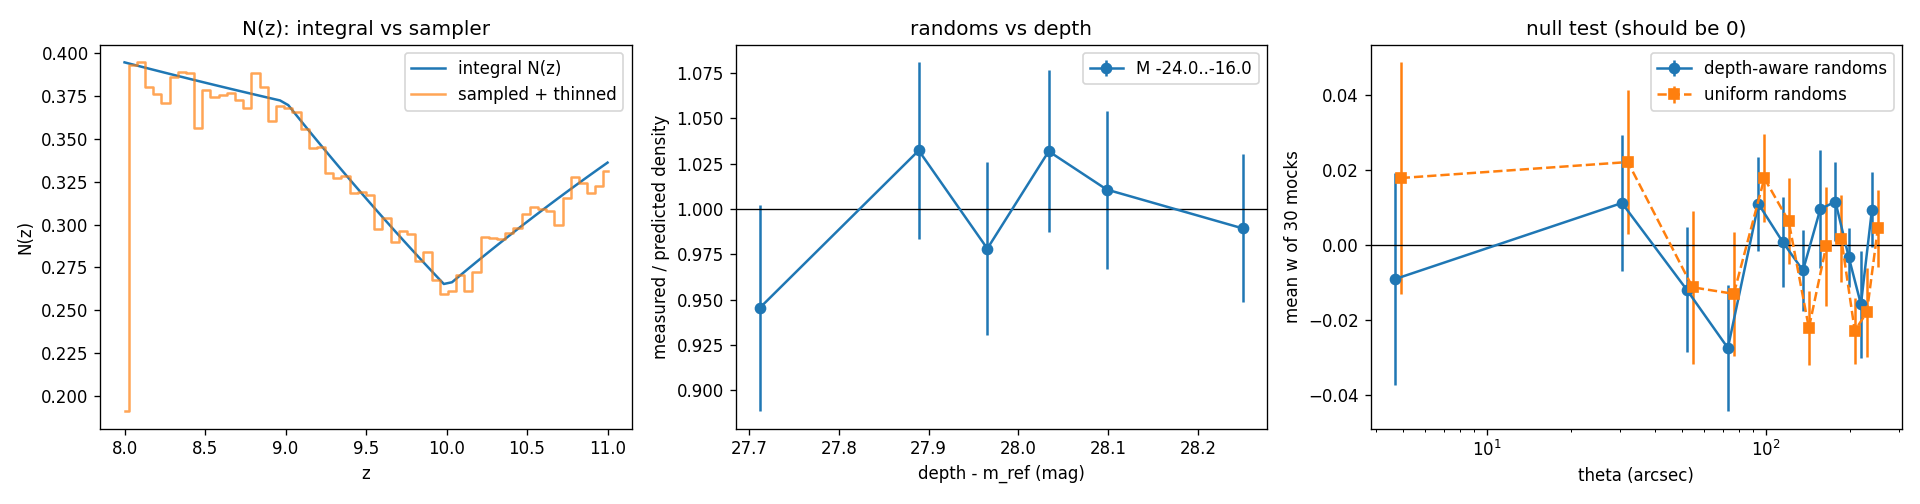

Recreate this plot in Python.
"""
check_pipeline.py -- tests every module with YOUR inputs and prints PASS / WARN / FAIL.

Run from the code directory (next to run_pipeline.py):
    python check_pipeline.py parameters.yaml              # everything
    python check_pipeline.py parameters.yaml --skip-full  # skip the full run_pipeline test (faster)

Sections
  1 config and files        5 random catalogue sanity
  2 maps (depth, mask)      6 depth modulation of the randoms
  3 C(M, z) and LF          7 data vs randoms
  4 sampler vs integral     8 null test with the estimator (mock data -> w should be 0)
                            9 full run_pipeline on a temporary copy of the config
"""
import sys
import copy
import shutil
from pathlib import Path

import numpy as np
import pandas as pd
import yaml
from astropy.io import fits
from astropy.wcs import WCS
from astropy.wcs.utils import proj_plane_pixel_scales
from astropy.cosmology import FlatLambdaCDM
from scipy.stats import ks_2samp

import run_pipeline as rp
from depth_aware_randoms import make_zM_sampler, make_randoms_cells
from nz_integral import nz_from_integral

trap = getattr(np, "trapezoid", None) or np.trapz
PROJECT_DIR = rp.PROJECT_DIR
results, S = [], {}          # S holds everything the sections share


def check(name, ok, detail="", level="FAIL"):
    status = "PASS" if ok else level
    results.append(status)
    print(f"[{status}] {name}   {detail}")
    return ok


def info(name, detail=""):
    print(f"[INFO] {name}   {detail}")


def run(title, fn, *args):
    print(f"\n=== {title} ===")
    try:
        out = fn(*args)
        return True if out is None else out
    except Exception as e:                                  # keep going, report the crash
        check(f"{title}: crashed", False, f"{type(e).__name__}: {e}")
        return False


def area_ok(ix, iy):
    """Pixels where a random could be placed (same idea the pipeline uses)."""
    ok = np.isfinite(S["depth"][iy, ix])
    if S["valid"] is not None:
        ok &= S["valid"][iy, ix]
    if S["segm"] is not None:
        ok &= S["segm"][iy, ix] == 0
    return ok


def uniform_positions(m, rng):
    ny, nx = S["depth"].shape
    xs, ys, n = [], [], 0
    while n < m:
        x, y = rng.uniform(-0.5, nx - 0.5, 200_000), rng.uniform(-0.5, ny - 0.5, 200_000)
        ok = area_ok(np.floor(x + 0.5).astype(int), np.floor(y + 0.5).astype(int))
        xs.append(x[ok]); ys.append(y[ok]); n += ok.sum()
    return np.concatenate(xs)[:m], np.concatenate(ys)[:m]


def make_cells(targets, seed):
    inj = S["inj"]
    return make_randoms_cells(
        S["depth"], S["z_grid"], S["M_grid"], S["C"], S["phi"], S["m_ref"], S["M_edges"], targets,
        seed=seed, chunk=inj["chunk"], max_chunks=inj["max_chunks"], valid=S["valid"], segm=S["segm"],
        r_eff_values=S["r_eff"], padding=inj["stamp_padding"], cosmo=S["cosmo"])


# ------------------------------------------------------------------ 1 config
def sec_config(cfg_path):
    raw = yaml.safe_load(open(cfg_path))
    cfg = copy.deepcopy(raw)
    S["raw"] = raw
    paths, survey, inj, sel = cfg["paths"], cfg["survey"], cfg["injection"], cfg["selection"]
    z_drop = survey["z_drop"]
    for k, v in paths.items():
        if isinstance(v, str):
            paths[k] = PROJECT_DIR / v.format(z_drop=z_drop)
    footprint = inj["blending_check"] == "footprint"
    need = ["wcs_file", "real_catalog", "depth_map", "completeness"] + \
           (["segm_map", "radius_catalog"] if footprint else ["valid_mask"])
    ok = True
    for k in need:
        exists = paths.get(k) is not None and Path(paths[k]).exists()
        ok &= check(f"file exists: {k}", exists, str(paths.get(k)))
    ok &= check("selection.lf is filled in", all(v is not None for v in sel["lf"].values()))
    bins = [tuple(b) for b in inj["M_UV_bins"]]
    ok &= check("M_UV_bins are contiguous", all(a[1] == b[0] for a, b in zip(bins[:-1], bins[1:])))
    lo, hi = inj["M_UV_range"]
    check("M_UV_bins lie inside M_UV_range", bins[0][0] >= lo and bins[-1][1] <= hi, f"{bins[0][0]}..{bins[-1][1]}")
    check("z_min < z_drop < z_max", sel["z_min"] < z_drop < sel["z_max"], f"{sel['z_min']} < {z_drop} < {sel['z_max']}")
    S.update(cfg=cfg, paths=paths, survey=survey, inj=inj, sel=sel, z_drop=z_drop, footprint=footprint,
             bins=bins, M_edges=[bins[0][0]] + [b[1] for b in bins], m_ref=sel["m_ref"],
             cosmo=FlatLambdaCDM(H0=cfg["cosmology"]["H0"], Om0=cfg["cosmology"]["Om0"]))
    return ok


# ------------------------------------------------------------------ 2 maps
def sec_maps():
    paths, sel, inj = S["paths"], S["sel"], S["inj"]
    hdr = fits.getheader(paths["wcs_file"], "SCI")
    S["wcs"] = WCS(hdr)
    S["depth"] = depth = fits.getdata(paths["depth_map"]).astype(np.float32)
    ny, nx = depth.shape
    check("depth map shape = WCS image shape", depth.shape == (hdr["NAXIS2"], hdr["NAXIS1"]),
          f"{depth.shape} vs {(hdr['NAXIS2'], hdr['NAXIS1'])}")
    mref = fits.getheader(paths["depth_map"]).get("MREF")
    check("MREF in depth header equals selection.m_ref", mref is not None and abs(mref - sel["m_ref"]) < 1e-6,
          f"header {mref}, yaml {sel['m_ref']}")

    S["valid"] = S["segm"] = None
    if S["footprint"]:
        S["segm"] = fits.getdata(paths["segm_map"])
        check("segmentation map shape = depth map shape", S["segm"].shape == depth.shape)
        S["r_eff"] = rp.load_radius_distributions(paths["radius_catalog"]).get(S["z_drop"], np.array([]))
        S["r_eff"] = S["r_eff"][S["r_eff"] <= inj.get("max_r_eff_px", np.inf)]
        check("radius catalogue has values for this z_drop", len(S["r_eff"]) > 0, f"{len(S['r_eff'])} values")
    else:
        S["valid"] = fits.getdata(paths["valid_mask"]).astype(bool)
        S["r_eff"] = None
        check("valid mask shape = depth map shape", S["valid"].shape == depth.shape)

    rng = np.random.default_rng(0)
    iy, ix = rng.integers(0, ny, 2_000_000), rng.integers(0, nx, 2_000_000)
    d = depth[iy, ix]
    fin = np.isfinite(d)
    check("depth map covers part of the mosaic", fin.mean() > 0.1, f"covered fraction {fin.mean():.3f}")
    p1, p50, p99 = np.percentile(d[fin], [1, 50, 99])
    check("depth range (1-99%) is under 3 mag", p99 - p1 < 3, f"{p1:.2f} / {p50:.2f} / {p99:.2f}", "WARN")
    if S["segm"] is not None:
        masked = (S["segm"][iy, ix] > 0)[fin].mean()
        check("segmentation covers under 50% of covered area", masked < 0.5, f"{masked:.3f}", "WARN")
    if S["valid"] is not None:
        check("valid mask lies inside the covered area", not (S["valid"][iy, ix] & ~fin).any())
    ok = area_ok(ix, iy)
    S["d_area"] = d[ok]
    pix_sr = (np.mean(proj_plane_pixel_scales(S["wcs"])) * np.pi / 180) ** 2
    S["omega_sr"] = ok.mean() * nx * ny * pix_sr
    info("usable area", f"{ok.mean():.3f} of the mosaic = {S['omega_sr'] * (180 / np.pi * 60) ** 2:.1f} arcmin^2")


# ------------------------------------------------------------------ 3 C and LF
def sec_C_LF():
    paths, sel, inj = S["paths"], S["sel"], S["inj"]
    d = np.load(paths["completeness"])
    M_c, z_c, Cg = d["M"], d["z"], d["C"]
    check("C array shape is (len(M), len(z))", Cg.shape == (len(M_c), len(z_c)), f"{Cg.shape}")
    check("C is finite and inside [0, 1]", np.isfinite(Cg).all() and Cg.min() >= -1e-6 and Cg.max() <= 1 + 1e-6,
          f"min {np.nanmin(Cg):.3g} max {np.nanmax(Cg):.3g}")
    S["C"], S["phi"] = rp.load_completeness(paths["completeness"]), rp.make_phi(sel["lf"])
    S["z_grid"] = np.linspace(sel["z_min"], sel["z_max"], sel["n_z_grid"])
    S["M_grid"] = np.linspace(*inj["M_UV_range"], sel["n_M_grid"])
    check("C grid covers [z_min, z_max]", z_c.min() <= sel["z_min"] and z_c.max() >= sel["z_max"],
          f"C z-range {z_c.min():.1f}..{z_c.max():.1f}", "WARN")
    check("C grid covers M_UV_range", M_c.min() <= inj["M_UV_range"][0] and M_c.max() >= inj["M_UV_range"][1],
          f"C M-range {M_c.min():.1f}..{M_c.max():.1f}", "WARN")
    peak = Cg.max()
    ends = [S["C"](S["M_grid"], z).max() for z in (S["z_grid"][0], S["z_grid"][-1])]
    check("C is ~0 at both ends of the z grid (tails fit inside)", max(ends) < 0.05 * peak,
          f"C at z_min {ends[0]:.3g}, at z_max {ends[1]:.3g}, peak {peak:.3g}  "
          f"(if C stays ~1 at the ends it is detection-only: N(z) will not be limited to your z bin)", "WARN")
    sub = Cg[(M_c >= inj["M_UV_range"][0]) & (M_c <= inj["M_UV_range"][1])]
    live = sub[:-1] > 0.05
    rising = ((np.diff(sub, axis=0) > 0.1) & live).sum() / max(live.sum(), 1)
    check("C does not rise toward faint M (noise allowed)", rising < 0.2, f"fraction rising {rising:.3f}", "WARN")
    vals = np.array([S["phi"](S["M_grid"], z) for z in S["z_grid"][::10]])
    check("phi is finite and positive on the grid", np.isfinite(vals).all() and (vals > 0).all(),
          f"phi range {vals.min():.2e}..{vals.max():.2e}")


# ------------------------------------------------------------------ 4 sampler vs integral
def sec_sampler():
    zg, Mg, C, phi, cosmo = S["z_grid"], S["M_grid"], S["C"], S["phi"], S["cosmo"]
    rng = np.random.default_rng(1)
    n = 2_000_000
    z, M = make_zM_sampler(zg, Mg, phi, cosmo)(rng, n)
    S["zs"], S["Ms"] = z[:400_000], M[:400_000]
    dz = zg[1] - zg[0]
    edges = np.concatenate([zg - dz / 2, [zg[-1] + dz / 2]])
    dVdz = cosmo.differential_comoving_volume(zg).value

    expect = np.array([dVdz[j] * trap(phi(Mg, zz), Mg) for j, zz in enumerate(zg)])
    E, O = n * expect / expect.sum(), np.histogram(z, edges)[0]
    live = E > 5
    chi2 = (((O - E) ** 2 / E)[live]).sum() / live.sum()
    check("sampler reproduces dV/dz x integral(phi dM)", chi2 < 2, f"chi2/ndof = {chi2:.2f}")

    acc = rng.random(n) < C(M, z)
    N_z = nz_from_integral(zg, Mg, C, phi, cosmo)
    E = acc.sum() * N_z / N_z.sum()
    O = np.histogram(z[acc], edges)[0]
    live = E > 5
    info("sampler efficiency", f"{acc.mean():.2e} of candidates survive C at the reference depth")
    if acc.sum() < 2000:
        check("thinned z-histogram matches N(z) from the integral", False, f"only {acc.sum()} accepted", "WARN")
    else:
        chi2 = (((O - E) ** 2 / E)[live]).sum() / live.sum()
        check("thinned z-histogram matches N(z) from the integral", chi2 < 2,
              f"chi2/ndof = {chi2:.2f} (high => grids too coarse for C)", "WARN")
    S["plot_nz"] = (zg, N_z, O / (acc.sum() * dz))
    check("N(z) has unit area and is non-negative", abs(trap(N_z, zg) - 1) < 1e-6 and (N_z >= 0).all())


# ------------------------------------------------------------------ 5 random catalogue
def sec_randoms():
    paths, survey, inj = S["paths"], S["survey"], S["inj"]
    df = pd.read_csv(paths["real_catalog"])
    bins, muv = S["bins"], survey.get("muv_col")
    S["df"] = df
    S["in_bin"] = [np.ones(len(df), bool) if muv is None else
                   ((df[muv] >= lo) & (df[muv] < hi)).to_numpy() for lo, hi in bins]
    S["n_data"] = n_data = [int(s.sum()) for s in S["in_bin"]]
    info("galaxies per M bin", str(n_data))
    targets = [int(round(n * inj["random_to_data_ratio"])) for n in n_data]
    seed = inj["random_seed"] + int(100 * S["z_drop"])
    cells = make_cells(targets, seed)
    S["cells"], S["targets"], S["seed"] = cells, targets, seed

    ny, nx = S["depth"].shape
    for k, (c, t, (lo, hi)) in enumerate(zip(cells, targets, bins)):
        tag = f"M bin {lo} to {hi}"
        check(f"{tag}: number of randoms = ratio x N_data", len(c["x"]) == t, f"{len(c['x'])} / {t}")
        if t == 0:
            continue
        ix, iy = np.floor(c["x"] + 0.5).astype(int), np.floor(c["y"] + 0.5).astype(int)
        check(f"{tag}: positions inside the image", ((ix >= 0) & (ix < nx) & (iy >= 0) & (iy < ny)).all())
        check(f"{tag}: positions on usable area", area_ok(ix, iy).all())
        check(f"{tag}: true M inside the bin", ((c["M"] >= lo) & (c["M"] < hi)).all())
        half = 0.5 * (S["z_grid"][1] - S["z_grid"][0])           # the sampler jitters z inside each grid cell
        check(f"{tag}: true z inside the z grid (+/- half a cell)",
              ((c["z"] >= S["z_grid"][0] - half) & (c["z"] <= S["z_grid"][-1] + half)).all())
        check(f"{tag}: no duplicate positions", len(np.unique(np.column_stack([c["x"], c["y"]]), axis=0)) == len(c["x"]))
    small = [min(t, 300) for t in targets]
    a, b = make_cells(small, seed), make_cells(small, seed)
    check("same seed gives identical randoms", all(np.array_equal(p["x"], q["x"]) for p, q in zip(a, b)))


# ------------------------------------------------------------------ 6 depth modulation
def sec_depth_mod():
    z0, M0, depth, m_ref = S["zs"], S["Ms"], S["depth"], S["m_ref"]
    edges = np.quantile(S["d_area"], np.linspace(0, 1, 7))
    which = np.clip(np.digitize(S["d_area"], edges) - 1, 0, 5)
    d_mid = np.array([S["d_area"][which == j].mean() for j in range(6)])
    S["plot_depth"] = []
    for k, ((lo, hi), c) in enumerate(zip(S["bins"], S["cells"])):
        if len(c["x"]) == 0:
            continue
        ix, iy = np.floor(c["x"] + 0.5).astype(int), np.floor(c["y"] + 0.5).astype(int)
        obs = np.histogram(depth[iy, ix], edges)[0].astype(float)       # equal-area bins
        inb = (M0 >= lo) & (M0 < hi)
        A = np.array([S["C"](M0[inb] - (dm - m_ref), z0[inb]).mean() for dm in d_mid])
        if A.sum() == 0 or (obs < 10).any():
            check(f"M bin {lo} to {hi}: density vs depth", False, "too few randoms or zero acceptance", "WARN")
            continue
        ratio, err = (obs / obs.mean()) / (A / A.mean()), 1 / np.sqrt(obs)
        chi2 = (((ratio - 1) / err) ** 2).mean()
        check(f"M bin {lo} to {hi}: random density follows the predicted depth acceptance", chi2 < 3,
              f"chi2/ndof = {chi2:.2f}, shallow/deep predicted {A[0] / A[-1]:.2f}, measured {obs[0] / obs[-1]:.2f}")
        S["plot_depth"].append((f"{lo}..{hi}", d_mid, ratio, err))


# ------------------------------------------------------------------ 7 data vs randoms
def sec_data_vs_random():
    df, wcs, depth, survey = S["df"], S["wcs"], S["depth"], S["survey"]
    ny, nx = depth.shape
    px, py = wcs.all_world2pix(df[survey.get("ra_col", "RA")], df[survey.get("dec_col", "DEC")], 0)
    ix, iy = np.floor(px + 0.5).astype(int), np.floor(py + 0.5).astype(int)
    inside = (ix >= 0) & (ix < nx) & (iy >= 0) & (iy < ny)
    check("all data inside the image", inside.all(), f"{(~inside).sum()} outside")
    dd = np.full(len(df), np.nan)
    dd[inside] = depth[iy[inside], ix[inside]]
    check("all data on covered depth map", np.isfinite(dd).all(), f"{(~np.isfinite(dd)).sum()} without depth")
    muv = survey.get("muv_col")
    for k, ((lo, hi), c) in enumerate(zip(S["bins"], S["cells"])):
        sel_k = S["in_bin"][k] & np.isfinite(dd)
        if sel_k.sum() < 10 or len(c["x"]) == 0:
            continue
        rix, riy = np.floor(c["x"] + 0.5).astype(int), np.floor(c["y"] + 0.5).astype(int)
        p = ks_2samp(dd[sel_k], depth[riy, rix]).pvalue
        check(f"M bin {lo} to {hi}: depth at data vs randoms (KS)", p > 0.01, f"p = {p:.3f}", "WARN")
        if muv is not None:
            p = ks_2samp(df.loc[sel_k, muv], c["M"]).pvalue
            check(f"M bin {lo} to {hi}: M_UV of data vs randoms (KS)", p > 0.01,
                  f"p = {p:.3f} (data M is measured, randoms' is true)", "WARN")
        Mb = np.linspace(lo, hi, S["sel"]["n_M_grid"])
        dVdz = S["cosmo"].differential_comoving_volume(S["z_grid"]).value
        raw = np.array([dVdz[j] * trap(S["phi"](Mb, z) * S["C"](Mb, z), Mb) for j, z in enumerate(S["z_grid"])])
        n_pred = S["omega_sr"] * trap(raw, S["z_grid"])
        n_obs = int(S["n_data"][k])
        check(f"M bin {lo} to {hi}: predicted count (LF x C x volume) within 3x of observed",
              n_obs / 3 < n_pred < n_obs * 3, f"predicted {n_pred:.1f}, observed {n_obs}", "WARN")


# ------------------------------------------------------------------ 8 null test
def sec_null():
    try:
        from acf_estimator import pair_counts, landy_szalay
    except Exception as e:
        info("null test skipped", f"cannot import acf_estimator ({e})")
        return
    wcs, acf, inj = S["wcs"], S["cfg"]["acf"], S["inj"]
    k = next((i for i, n in enumerate(S["n_data"]) if n >= 10), None)
    if k is None:
        info("null test skipped", "no M bin with at least 10 galaxies")
        return
    n = S["n_data"][k]
    theta_bins = np.linspace(acf["theta_min_arcsec"], acf["theta_max_arcsec"], acf["n_theta_bins"] + 1)
    theta_c = np.sqrt(theta_bins[:-1] * theta_bins[1:])
    rng = np.random.default_rng(5)

    ra_r, dec_r = wcs.all_pix2world(S["cells"][k]["x"], S["cells"][k]["y"], 0)
    ux, uy = uniform_positions(len(ra_r), rng)
    ra_u, dec_u = wcs.all_pix2world(ux, uy, 0)
    ra0, dec0 = ra_r.mean(), dec_r.mean()
    RR = pair_counts(ra_r, dec_r, ra_r, dec_r, theta_bins, True, ra0=ra0, dec0=dec0)
    RRu = pair_counts(ra_u, dec_u, ra_u, dec_u, theta_bins, True, ra0=ra0, dec0=dec0)

    def w_of(ra_d, dec_d, ra_x, dec_x, RR_x):
        DD = pair_counts(ra_d, dec_d, ra_d, dec_d, theta_bins, True, ra0=ra0, dec0=dec0)
        DR = pair_counts(ra_d, dec_d, ra_x, dec_x, theta_bins, ra0=ra0, dec0=dec0)
        return landy_szalay(DD, DR, RR_x, len(ra_d), len(ra_x))

    w_da, w_un = [], []
    for i in range(30):                              # mock "data": same selection as the randoms
        tg = [0] * len(S["bins"]); tg[k] = n
        c = make_cells(tg, 1000 + i)[k]
        ra, dec = wcs.all_pix2world(c["x"], c["y"], 0)
        w_da.append(w_of(ra, dec, ra_r, dec_r, RR))
        w_un.append(w_of(ra, dec, ra_u, dec_u, RRu))
    w_da, w_un = np.array(w_da), np.array(w_un)
    mean_da, sem_da = np.nanmean(w_da, 0), np.nanstd(w_da, 0, ddof=1) / np.sqrt(len(w_da))
    mean_un, sem_un = np.nanmean(w_un, 0), np.nanstd(w_un, 0, ddof=1) / np.sqrt(len(w_un))
    good = np.isfinite(mean_da / sem_da) & (sem_da > 0)
    chi2 = ((mean_da[good] / sem_da[good]) ** 2).mean()
    check("null test: mock data vs depth-aware randoms gives w = 0", chi2 < 3,
          f"chi2/ndof = {chi2:.2f}, mean w = {np.nanmean(mean_da):+.3f}")
    info("same mocks vs UNIFORM randoms", f"mean w = {np.nanmean(mean_un):+.3f} "
         f"(a clear positive value means the depth correction matters for this bin)")
    S["plot_null"] = (theta_c, mean_da, sem_da, mean_un, sem_un)


# ------------------------------------------------------------------ 9 full pipeline
def sec_full():
    raw = copy.deepcopy(S["raw"])
    raw["paths"]["output_dir"] = "check_tmp/outputs/z{z_drop:.2f}/"
    raw["paths"]["random_catalog_dir"] = "check_tmp/random_catalogs/"
    raw["injection"]["force_regenerate_random_catalog"] = True
    raw["acf"]["n_bootstrap"] = 20
    tmp = PROJECT_DIR / "check_tmp"
    tmp.mkdir(exist_ok=True)
    yml = tmp / "parameters_check.yaml"
    yaml.safe_dump(raw, open(yml, "w"), sort_keys=False)
    try:
        rp.main(str(yml))
        files = sorted((tmp / "outputs" / f"z{S['z_drop']:.2f}").glob("summary_*.yaml"))
        expect = sum(n >= S["survey"].get("n_z_min_galaxies", 10) for n in S["n_data"])
        check("full run wrote one summary per usable M bin", len(files) == expect, f"{len(files)} / {expect}")
        for f in files:
            s = yaml.safe_load(open(f))
            vals = [v for v in s.values() if isinstance(v, float)]
            check(f"{f.name[-22:]}: all summary values finite", all(np.isfinite(vals)),
                  f"A_w={s['A_w']:.3g} r0={s['r0_h_inv_mpc']:.3g} bias={s['bias']:.3g}")
    finally:
        shutil.rmtree(tmp, ignore_errors=True)


# ------------------------------------------------------------------ figure
def make_figure():
    import matplotlib
    matplotlib.use("Agg")
    import matplotlib.pyplot as plt
    fig, ax = plt.subplots(1, 3, figsize=(16, 4.2))
    if "plot_nz" in S:
        zg, N_z, hist = S["plot_nz"]
        ax[0].plot(zg, N_z, label="integral N(z)")
        ax[0].step(zg, hist, where="mid", label="sampled + thinned", alpha=0.7)
        ax[0].set(xlabel="z", ylabel="N(z)", title="N(z): integral vs sampler"); ax[0].legend()
    for lab, dm, ratio, err in S.get("plot_depth", []):
        ax[1].errorbar(dm, ratio, err, fmt="o-", label=f"M {lab}")
    ax[1].axhline(1, color="k", lw=0.8)
    ax[1].set(xlabel="depth - m_ref (mag)", ylabel="measured / predicted density", title="randoms vs depth")
    ax[1].legend()
    if "plot_null" in S:
        t, m1, e1, m2, e2 = S["plot_null"]
        ax[2].errorbar(t, m1, e1, fmt="o-", label="depth-aware randoms")
        ax[2].errorbar(t * 1.05, m2, e2, fmt="s--", label="uniform randoms")
        ax[2].axhline(0, color="k", lw=0.8); ax[2].set_xscale("log")
        ax[2].set(xlabel="theta (arcsec)", ylabel="mean w of 30 mocks", title="null test (should be 0)"); ax[2].legend()
    fig.tight_layout()
    out = rp.CODE_DIR / "check_pipeline.png"
    fig.savefig(out, dpi=120)
    print(f"\nfigure saved: {out}")


def main(cfg_path, run_full):
    if run("1 config and files", sec_config, cfg_path):
        steps = [("2 maps", sec_maps), ("3 C(M,z) and LF", sec_C_LF), ("4 sampler vs integral", sec_sampler),
                 ("5 random catalogue", sec_randoms), ("6 depth modulation", sec_depth_mod),
                 ("7 data vs randoms", sec_data_vs_random), ("8 null test", sec_null)]
        if run_full:
            steps.append(("9 full pipeline", sec_full))
        for title, fn in steps:
            if not run(title, fn) and fn in (sec_maps, sec_C_LF):
                print("stopping: later sections need this one")
                break
        try:
            make_figure()
        except Exception as e:
            print("figure skipped:", e)
    print(f"\nSUMMARY: {results.count('PASS')} PASS, {results.count('WARN')} WARN, {results.count('FAIL')} FAIL")
    sys.exit(1 if "FAIL" in results else 0)


if __name__ == "__main__":
    args = [a for a in sys.argv[1:] if not a.startswith("--")]
    if len(args) != 1:
        print("Usage: python check_pipeline.py parameters.yaml [--skip-full]")
        sys.exit(1)
    main(args[0], "--skip-full" not in sys.argv)
